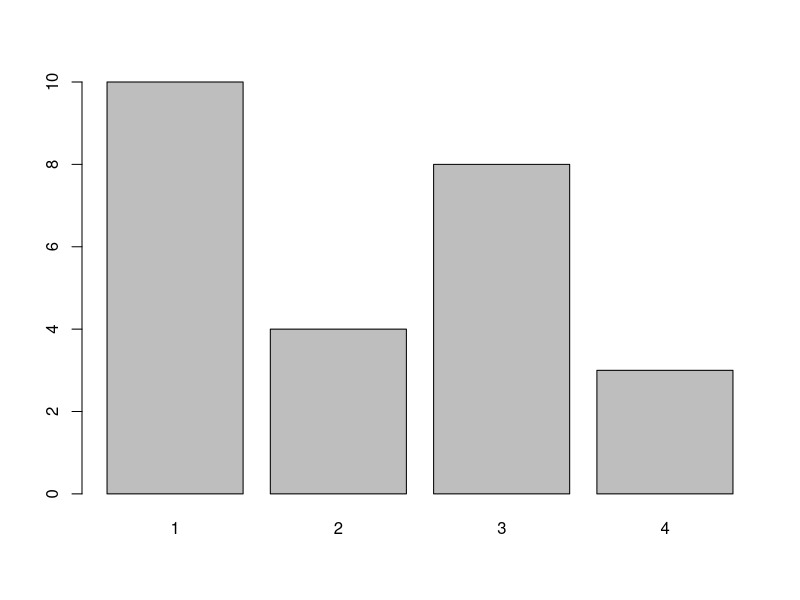
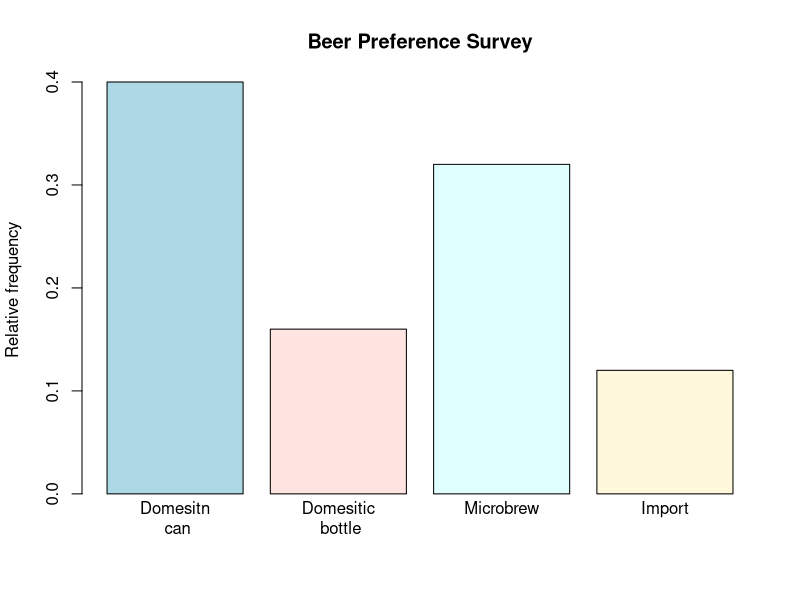

Recreate these plots in R, in order.
#데이터 프레임 저장할때 text(read.tabel 구분자 "" ), csv(read.csv, 구분자가 없음)로 정할 수 있음
# 둘다 불어 올때 상대경로 정확한게 기재
# 내부 임포트 인스톨 하고 라이브러리(mass)/ data(geyser) 이렇게 써줘야 함 
# install.packages("MASS") : 인스톨 할때 str로 써야줘야 함
#임포트 할때는 library(MASS) "" 없이 
# data(geyser)는 라이브러리 마다 가지고 있는 샘플 데이터 
# 파일로 만들때는 
# write.table(fiathful, file="faithfaul.csv")
#  헤더를 변수명으로 가져오는지 

install.packages("MASS")
library(MASS)
data("geyser")
head(geyser)
tail(geyser)

# Barchart(막대그래프)
beer=c(3,4,1,1,3,4,3,3,1,3,2,1,2,1,2,3,2,3,1,1,1,1,4,3,1)

# 프리컨시가 뭐더라?? 빈도
table(beer)
barplot(table(beer))
# 상대도수
barplot(table(beer)/length(beer),
        # 그래프 컬러세팅 rgb도 가능함
        col=c("lightblue", "mistyrose", "lightcyan", "cornsilk"),
        #막대라벨
        names.arg=c("Domesitn\n can", 
                    "Domesitic\n bottle",
                    "Microbrew\n",
                    "Import\n"
        ),
        # y라벨 변경 
        ylab="Relative frequency",
        main="Beer Preference Survey")







